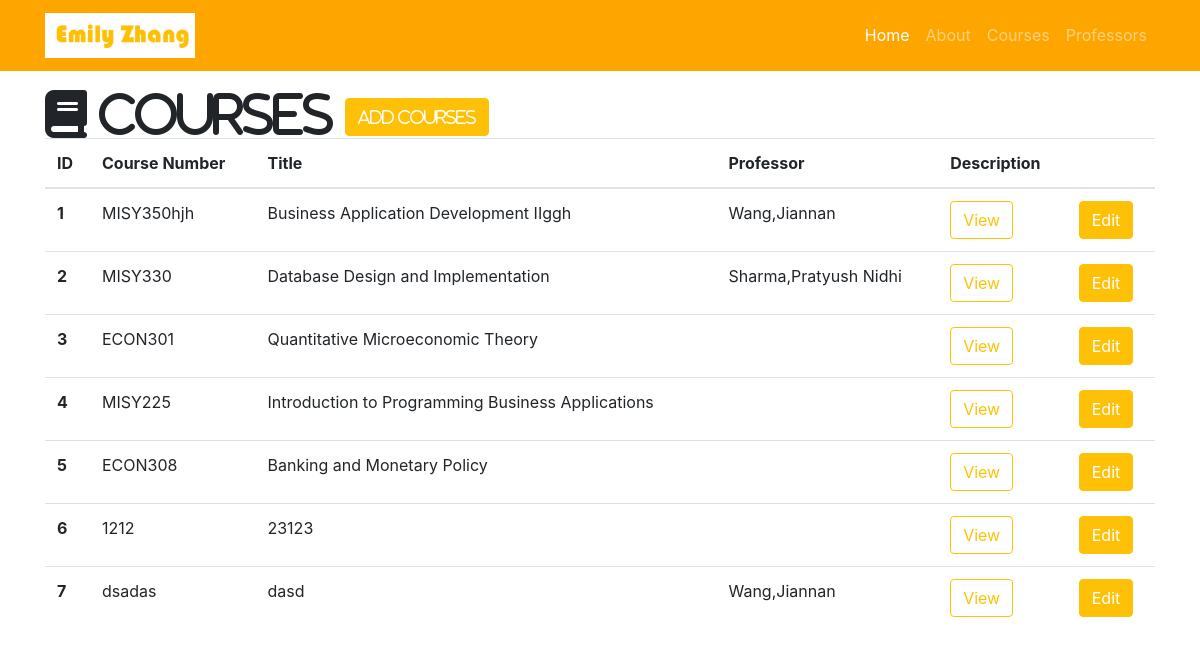
The app's page /courses, older data.
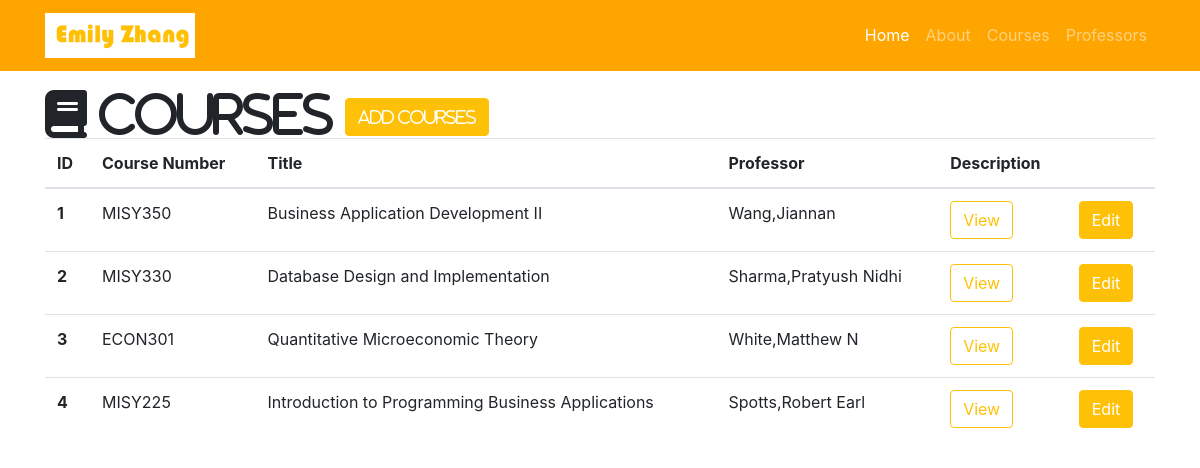
The same page, newer data.
### resume.py (models this page shows)
class Course(db.Model):
    __tablename__ = 'courses'
    id = db.Column(db.Integer, primary_key=True)
    number = db.Column(db.String(60))
    title = db.Column(db.String(256))
    description = db.Column(db.Text)
    professor_id = db.Column(db.Integer, db.ForeignKey('professors.id'))

class Professor(db.Model):
    __tablename__ = 'professors'
    id = db.Column(db.Integer, primary_key=True)
    name = db.Column(db.String(64))
    department = db.Column(db.String(64))
    courses = db.relationship('Course', backref='professor')

### resume.py (the view)
@app.route('/courses')
def courses():
    courses = Course.query.all()
    return render_template('courses.html', courses=courses)

### templates/courses.html (shortened to what this page needs)
{% extends "resume-base.html" %}
{% block head %}
{{ super () }}
{% endblock %}
{% block page_content %}
<div class="container">
  <i class="fa fa-book fa-3x" aria-hidden="true"> Courses
    <a id="add" href="/course/add" class="btn btn-warning" role="button" aria-disabled="true">Add Courses</a>
  </i>
  {% if courses %}
  <table class="table">
    <thead>
      <tr>
        <th>ID</th>
        <th>Course Number</th>
        <th>Title</th>
        <th>Professor</th>
        <th>Description</th>
        <th></th>
      </tr>
    </thead>
    <tbody>
      {% for course in courses %}
      <tr>
              <th scope="row">{{course.id}}</th>
              <td>{{course.number}}</td>
              <td>{{course.title}}</td>
              <td>{{course.professor.name}}</td>
  <td>
      <button type="button" class="btn btn-outline-warning" data-toggle="modal" data-target="#{{course.id}}">View</button>
      </td>
      <td>
        <a id="edit" href="/course/edit/{{course.id}}" class="btn btn-warning" role="button" aria-disabled="true">Edit</a>
      </td>
      {% endfor%}
       </tr>
    </tbody>
  </table>
  {% else %}
  <h3>There are no courses in the database yet.</h3>
  {% endif %}
</div>
{% endblock %}

### templates/resume-base.html (shortened to what this page needs)
<!DOCTYPE html>
<html lang="en">
<head>
  {% block head %}
  <link rel="stylesheet" href="https://maxcdn.bootstrapcdn.com/bootstrap/4.0.0-beta.2/css/bootstrap.min.css">
  <link rel="stylesheet" href="https://maxcdn.bootstrapcdn.com/font-awesome/4.7.0/css/font-awesome.min.css">
  {% endblock %}
</head>
<body>
  <nav class="navbar navbar-expand-lg navbar-dark fixed-top" style="background-color:orange;">
    <div class="container">
      <a class="navbar-brand" href="/">
         <img src="{{ url_for('static', filename='img/mylogo.png') }}"
          alt="name" width="150">
       </a>
      <div class="collapse navbar-collapse" id="navbarResponsive">
        <ul class="navbar-nav ml-auto">
          <li class="nav-item active">
            <a class="nav-link" href="/">Home
              </a>
          </li>
          <li class="nav-item">
            <a class="nav-link" href="/about">About</a>
          </li>
          <li class="nav-item">
            <a class="nav-link" href="/courses">Courses</a>
          </li>
          <li class="nav-item">
            <a class="nav-link" href="/professors">Professors</a>
          </li>
        </ul>
      </div>
    </div>
  </nav>
  {% block page_content %} {% endblock %}
</body>
</html>

### templates/resume-base.html (style rules this page uses)
body { padding-top: 90px; }

### templates/courses.html (style rules this page uses)
#add { color:white; }
#edit { color:white; }

Row changes from the older to the newer data that the page shows:
removed Course: id "5", number "ECON308", title "Banking and Monetary Policy"
removed Course: id "6", number "1212", title "23123"
removed Course: id "7", number "dsadas", title "dasd", professor.name "Wang,Jiannan"
changed Course "Wang,Jiannan": number "MISY350hjh" → "MISY350"; title "Business Application Development IIggh" → "Business Application Development II"
changed Course "ECON301": professor.name (not shown) → "White,Matthew N"
changed Course "MISY225": professor.name (not shown) → "Spotts,Robert Earl"
